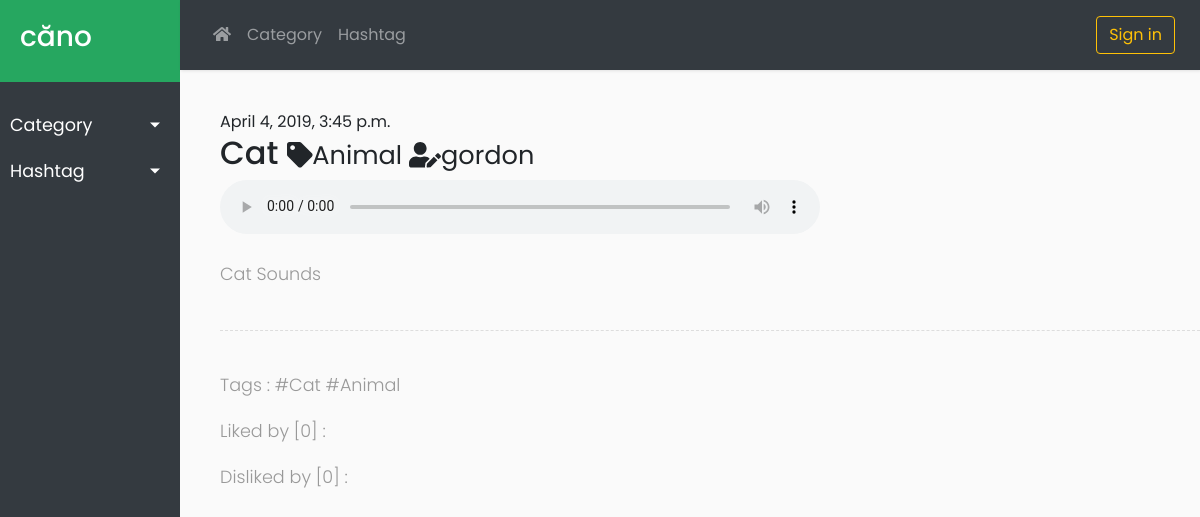
Page /post/20/ on the committed database.
### board/models.py (models this page shows, shortened)
class Post(models.Model):
    author = models.ForeignKey('auth.User', related_name='posts', on_delete=models.CASCADE)
    category = models.ForeignKey('board.Category', related_name='posts', default=0, on_delete=models.CASCADE)
    title = models.CharField(max_length=100)
    text = models.TextField()
    audio_file = models.FileField(blank=True, upload_to=upload_audio)
    created_date = models.DateTimeField(default=timezone.localtime)
    published_date = models.DateTimeField(blank=True, null=True)
    like = models.IntegerField(default=0)
    dislike = models.IntegerField(default=0)
    like_list = models.TextField(blank=True)
    dislike_list = models.TextField(blank=True)
    tag_list = models.TextField(blank=True)

class Category(models.Model):
    name = models.CharField(max_length=100)
    post_count = models.IntegerField(default=0)
    def __str__(self):
        return self.name

### board/views.py (the view)
# urls.py: path('post/<int:pk>/', views.post_detail, name='post_detail'),
def post_detail(request, pk):
    categories = Category.objects.all().order_by('id')
    tags = Tag.objects.all().order_by('id')
    post = get_object_or_404(Post, pk=pk)
    return render(request, 'board/post_detail.html', {
            'post': post, 'tags': tags, 'categories': categories})

### board/templates/board/post_detail.html (shortened to what this page needs)
{% extends 'board/base2.html' %}
{% block sidebar %}
    <li>
        <a href="#catSubmenu" data-toggle="collapse" aria-expanded="false" class="dropdown-toggle">Category</a>
    </li>
    <li>
        <a href="#tagSubmenu" data-toggle="collapse" aria-expanded="false" class="dropdown-toggle">Hashtag</a>
    </li>
{% endblock %}
{% block topnav %}
    <li class="nav-item dropdown">
        <a class="nav-link dropdown-toggle-split" href="#" id="dropdown1" data-toggle="dropdown" aria-haspopup="true" aria-expanded="false">Category</a>
    </li>
    <li class="nav-item dropdown">
        <a class="nav-link dropdown-toggle-split" href="#" id="dropdown2" data-toggle="dropdown" aria-haspopup="true" aria-expanded="false">Hashtag</a>
    </li>
{% endblock %}
{% block content %}
    <div class="post">
        <div class="date">
            {{ post.created_date }}
        </div>
        <h2>
            {{ post.title }}
            <small><i class="fas fa-tag"></i>{{ post.category }}  <i class="fas fa-user-edit"></i>{{ post.author }}</small>
        </h2>
        <p>
        {% if post.audio_file %}
            <audio controls style="width:100%; max-width:600px">
                <source src="{{ post.audio_file.url }}">
            </audio>
        {% else %}
            <p>[Audio file NOT uploaded]</p>
        {% endif %}
        </p>
        <p>{{ post.text|linebreaksbr }}</p>
        <div class="line"></div>
        <p>Tags : {{ post.tag_list }}</p>
        <p>Liked by [{{ post.like }}] : {{ post.like_list }}</p>
        <p>Disliked by [{{ post.dislike }}] : {{ post.dislike_list }}</p>
    </div>
{% endblock %}

### board/templates/board/base2.html (shortened to what this page needs)
{% load static %}
<!DOCTYPE html>
<html>
<head>
    <link rel="stylesheet" href="https://stackpath.bootstrapcdn.com/bootstrap/4.3.1/css/bootstrap.min.css">
    <link rel="stylesheet" href="{% static 'css/board2.css' %}">
    <link rel="stylesheet" href="https://cdnjs.cloudflare.com/ajax/libs/malihu-custom-scrollbar-plugin/3.1.5/jquery.mCustomScrollbar.min.css">
</head>
<body>
    <div class="wrapper">
        <nav id="sidebar">
            <div class="sidebar-header">
                <h3><a href="{% url 'board:home' %}">căno</a></h3>
            </div>
            <ul class="list-unstyled components">
                {% block sidebar %}
                {% endblock %}
            </ul>
        </nav>
        <div id="content">
            <nav class="navbar navbar-expand-lg navbar-dark bg-dark sticky-top">
                <div class="container-fluid">
                    <div class="collapse navbar-collapse" id="navbarSupportedContent">
                        <ul class="nav navbar-nav">
                            <li class="nav-item"><a class="nav-link" href="{% url 'board:home' %}"><i class="fas fa-home"></i></a></li>
                            {% block topnav %}
                            {% endblock %}
                        </ul>
                        <ul class="nav navbar-nav ml-auto">
                            {% if user.is_authenticated %}
                                <li class="nav-item active"><a class="nav-link" href="{% url 'board:my_info' %}"><i class="fas fa-user"></i> {{ user.username }}</a></li>
                                <li><a class="btn btn-outline-primary my-2 my-sm-0 mr-sm-1" href="{% url 'board:post_new' %}" role="button">New Post</a></li>
                                <li><a class="btn btn-outline-danger my-2 my-sm-0" href="{% url 'logout' %}" role="button">Sign out</a></li>
                            {% else %}
                                <li><a class="btn btn-outline-warning my-2 my-sm-0" href="{% url 'login' %}" role="button">Sign in</a></li>
                            {% endif %}
                        </ul>
                    </div>
                </div>
            </nav>
            {% block content %}
            {% endblock %}
        </div>
    </div>
</body>
</html>

### board/static/css/board2.css (style rules this page uses)
body { font-family: 'Poppins', sans-serif; background: #fafafa; }
p { font-family: 'Poppins', sans-serif; font-size: 1.1em; font-weight: 300; line-height: 1.7em; color: #999; }
a, a:hover, a:focus { color: inherit; text-decoration: none; transition: all 0.3s; }
.navbar { padding: 15px 10px; background: #fff; border: none; border-radius: 0; margin-bottom: 40px; box-shadow: 1px 1px 3px rgba(0, 0, 0, 0.1); }
.line { width: 100%; height: 1px; border-bottom: 1px dashed #ddd; margin: 40px 0; }
.wrapper { display: flex; width: 100%; }
#sidebar { width: 180px; position: fixed; top: 0; left: 0; height: 100vh; z-index: 999; background: #343A40; color: #fff; transition: all 0.3s; }
#sidebar .sidebar-header { padding: 20px; background: #26a760; }
#sidebar ul.components { padding: 20px 0; }
#sidebar ul li a { padding: 10px; font-size: 1.1em; display: block; }
a[data-toggle="collapse"] { position: relative; }
.dropdown-toggle::after { display: block; position: absolute; top: 50%; right: 20px; transform: translateY(-50%); }
#content { width: calc(100% - 180px); min-height: 100vh; transition: all 0.3s; position: absolute; top: 0; right: 0; }
#content .post { padding-left: 40px; }

### rows in the picture
Post: created_date "April 4, 2019, 3:45 p.m.", title "Cat", category "Animal", author "gordon", text "Cat Sounds", tag_list "#Cat #Animal", like "0", dislike "0"
